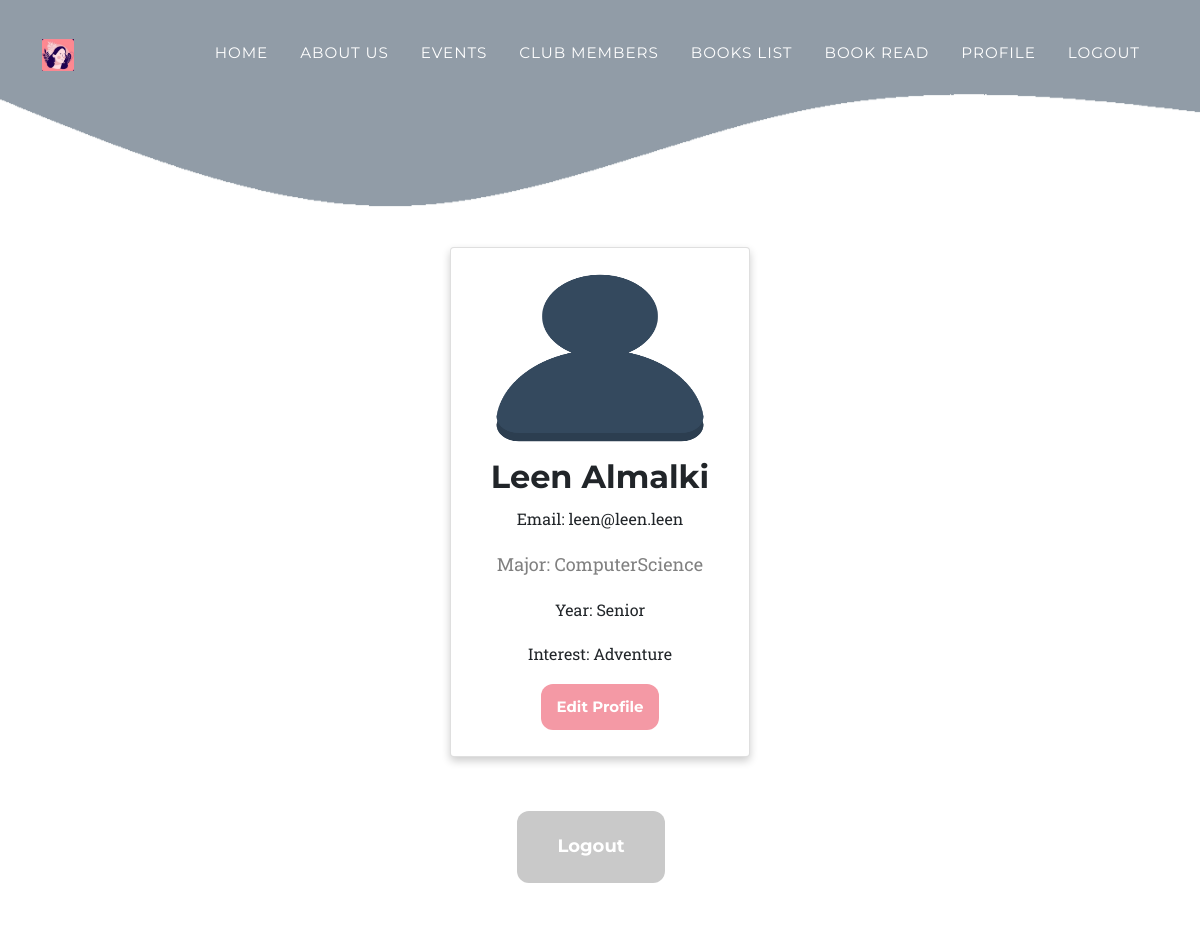
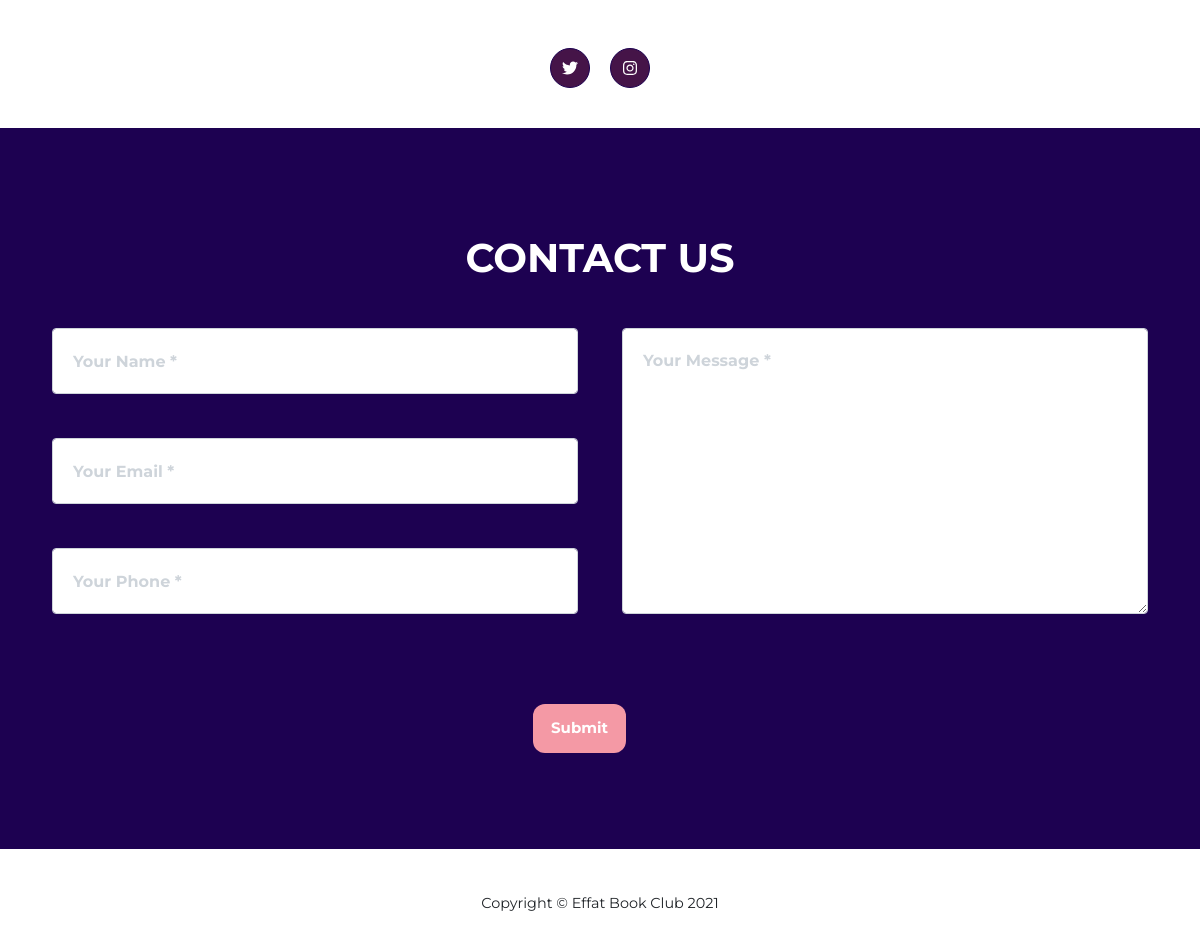
Page /profile.php (signed in) on the committed database (2 pictures, top to bottom).
### tables this page shows
CREATE TABLE `members` (
  `SID` char(9) NOT NULL,
  `pass` varchar(32) NOT NULL,
  `firstName` varchar(10) NOT NULL,
  `lastName` varchar(10) NOT NULL,
  `email` varchar(20) NOT NULL,
  `major` varchar(50) NOT NULL,
  `year` varchar(10) NOT NULL,
  `interest` varchar(50) NOT NULL,
  `message` varchar(300) NOT NULL,
  `accType` varchar(15) DEFAULT NULL
);

### profile.php (the view, shortened to what this page needs)
<!DOCTYPE html>
<html lang="en">
    <head>
        <link href="css/styles.css" rel="stylesheet" />
        <link href="css/ourstyle.css" rel="stylesheet" />
    </head>
    <body id="page-top">
            <?php include "menu.php" ?>
        <img src="images/background.png" alt="Club logo" width="100%">
            <div class="container">
        <div>
            <?php
                $connection = mysqli_connect("localhost","root","","bookclub");
                $SID = $_SESSION['SID'];
                $sql = "select * from members where SID = '".$SID."'";
                $result = mysqli_query($connection,$sql);
                $row = mysqli_fetch_assoc($result);
                echo "<div class='card'>";
                echo "<img src='images/profile.png' alt='profile' width='100%' height='200em'>";
                echo "<h2>".$row['firstName']." ".$row['lastName']."</h2>";
                echo "<p>Email: ".$row['email']."</p>";
                echo "<p class='title'>Major: ".$row['major']."</p>";
                echo "<p>Year: ".$row['year']."</p>";
                echo "<p>Interest: ".$row['interest']."</p>";
                echo "<a href='editprofile.php'><p><button>Edit Profile</button></p></a></div>";
                echo "<br>";
                echo "<div class='profilebtns'><div class='MyBtns'><a href='logout.php'><p class='MyBtns loginBtn'>Logout</p></a></div>";
                ?>
        </div>
        </div>
</div>
<br><br>
        <div class=" my-3 my-lg-0">
            <a class="btn btn-dark btn-social mx-2" href="#!"><i class="fab fa-twitter"></i></a>
            <a class="btn btn-dark btn-social mx-2" href="#!"><i class="fab fa-instagram"></i></a>
        </div>
        <br>
        <?php include "contactus.php" ?>
        <footer class="footer py-4">
            <div class="container">
                <div class="row align-items-center">
                    <div class="text-lg-start">Copyright &copy; Effat Book Club 2021</div>
                </div>
            </div>
        </footer>
    </body>
</html>

### ourstyle.css (style rules this page uses)
div > div { padding: 10px; }
.card { box-shadow: 0 4px 8px 0 rgba(0, 0, 0, 0.2); max-width: 300px; margin: auto; text-align: center; }
.title { color: grey; font-size: 18px; }
a { text-decoration: none; font-size: 20px; color: black; }
.profilebtns { text-align: center; vertical-align: middle; align-items: center; }
.btn-social { background-color: #451448; }
button { border: none; border: none; color: #fff; border-radius: 12px; text-align: center; text-decoration: none; display: inline-block; padding: 10px 15px; font-family: "Montserrat", -apple-system, BlinkMacSystemFont, "Segoe UI", Roboto, "Helvetica Neue", Arial, sans-serif, "Apple Color Emoji", "Segoe UI Emoji", "Segoe UI Symbol", "Noto Color Emoji"; font-size: 15px; font-weight: 700; background-color: #f499a5; }

### rows in the picture
members: firstName "Leen", lastName "Almalki", email "leen@leen.leen", major "ComputerScience", year "Senior", interest "Adventure"
